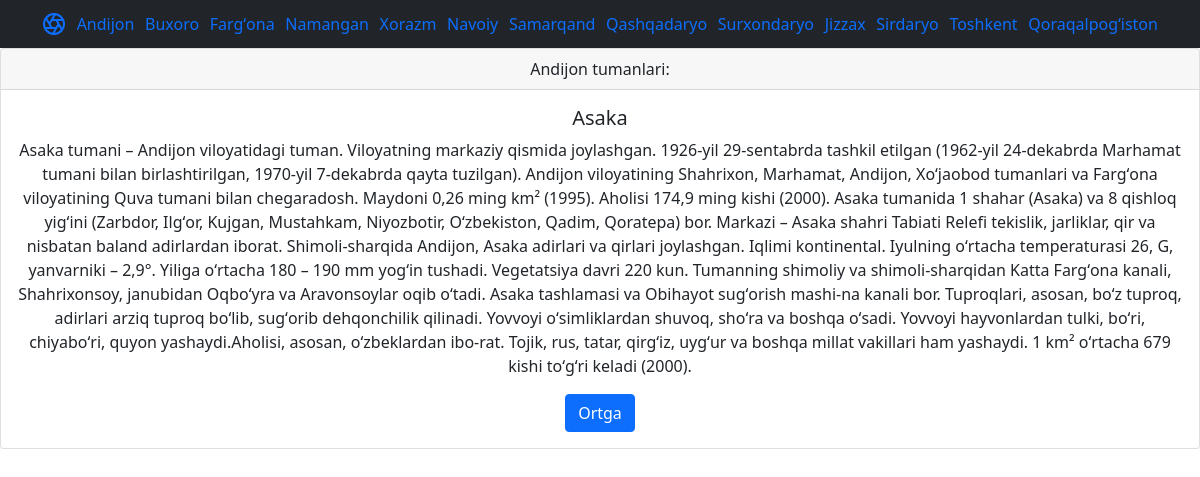
Screenshot of /oqish/3/ with the database file from the repository.
### viloyat/models.py (models this page shows, shortened)
class Viloyat(models.Model):
	name = models.CharField(max_length=355)
	slug = models.SlugField(max_length=355)
	def __str__(self):
		return self.name

class Rayon(models.Model):
	name = models.CharField(max_length=355)
	slug = models.SlugField(max_length=355)
	aholi = models.BigIntegerField(default=0)
	content = models.TextField(blank=True)
	cat = models.ForeignKey(Viloyat,on_delete=models.PROTECT,null=True)

### viloyat/views.py (the view)
# urls.py: path('oqish/<int:pk>/',oqish,name='oqish'),
def oqish(request,pk):
	rayon = Rayon.objects.filter(pk=pk)
	viloyat = Viloyat.objects.all()
	if pk>14:
		pk = 1
	return render(request,'viloyat/oqi.html',{'viloyat':viloyat,'rayon':rayon,'a':pk})

### viloyat/templates/viloyat/oqi.html (shortened to what this page needs)
{% extends 'viloyat/viloyat.html' %}
{% block content %}
{% load static %}
{% for i in rayon %}
<div class="card text-center">
  <div class="card-header">
    {{i.cat}} tumanlari:
  </div>
  <div class="card-body">
    <h5 class="card-title">{{i.name}}</h5>
    <p class="card-text">{{i.content}}</p>
    <a href="{% url 'viloyat' %}" class="btn btn-primary">Ortga</a>
  </div>
</div>
{% endfor %}
{% endblock %}

### viloyat/templates/viloyat/viloyatkorinish.html (shortened to what this page needs)
{% load static %}
<!doctype html>
<html lang="en">
  <head>
    <link href="https://cdn.jsdelivr.net/npm/bootstrap@5.0.2/dist/css/bootstrap.min.css" rel="stylesheet">
  </head>
  <body>
<header class="site-header sticky-top py-1 navbar navbar-dark bg-dark ">
  <nav class="container d-flex flex-column flex-md-row justify-content-between">
    <a class="py-2" href="{% url 'home' %}" aria-label="Product">
    </a>
    {% for i in viloyat %}
    <a style=" text-decoration: none;" class="py-2 d-none d-md-inline-block " href="{% url 'rayon' i.pk %}" name="q">{{i.name}}</a>
    {% endfor %}
  </nav>
</header>
{% block content %}
{% endblock %}
  </body>
</html>

### rows the page displays
Viloyat: name "Andijon"
Viloyat: name "Buxoro"
Viloyat: name "Fargʻona"
Viloyat: name "Namangan"
Viloyat: name "Xorazm"
Viloyat: name "Navoiy"
Viloyat: name "Samarqand"
Viloyat: name "Qashqadaryo"
Viloyat: name "Surxondaryo"
Viloyat: name "Jizzax"
Viloyat: name "Sirdaryo"
Viloyat: name "Toshkent"
Viloyat: name "Qoraqalpogʻiston"
Rayon: cat "Andijon", name "Asaka", content "Asaka tumani – Andijon viloyatidagi tuman. Viloyatning markaziy qismida joylashgan. 1926-yil 29-sentabrda tashkil etilgan (1962-yil 24-dekabrda Marhamat tumani bilan birlashtirilgan, 1970-yil 7-dekabrda qayta tuzilgan). Andijon viloyatining Shahrixon, Marhamat, Andijon, Xoʻjaobod tumanlari va Fargʻona viloyatining Quva tumani bilan chegaradosh. Maydoni 0,26 ming km² (1995). Aholisi 174,9 ming kishi (2000). Asaka tumanida 1 shahar (Asaka) va 8 qishloq yigʻini (Zarbdor, Ilgʻor, Kujgan, Mustahkam, Niyozbotir, Oʻzbekiston, Qadim, Qoratepa) bor. Markazi – Asaka shahri Tabiati Relefi tekislik, jarliklar, qir va nisbatan baland adirlardan iborat. Shimoli-sharqida Andijon, Asaka adirlari va qirlari…"
